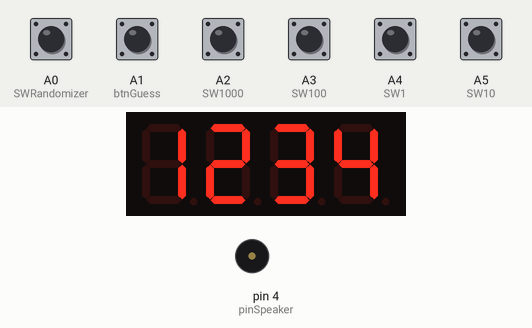
The sketch below on a simulated Arduino Uno, built with avr-gcc and run on an emulated ATmega328P. Shown: 4-digit seven-segment display, buzzer (waves = sounding). Wiring (inferred from the names in the program): 4-digit 7-segment display, segments lit when HIGH: segments pin 12, pin 8, pin 5, pin 3, pin 2, pin 11, pin 6; digit selects pin 13, pin 10, pin 9, pin 7. Inputs (shaded band) come from the test bench; at power-on: A0 (SWRandomizer), A1 (btnGuess), A2 (SW1000), A3 (SW100), A4 (SW1), A5 (SW10) HIGH. Random numbers use the default seed unless the sketch sets one; the segment pins are drawn as the display they are named for.

Above: at 1.2 s.
1.3 s: A1 (btnGuess) pulled LOW for 0.15 s
At 1.67 s:
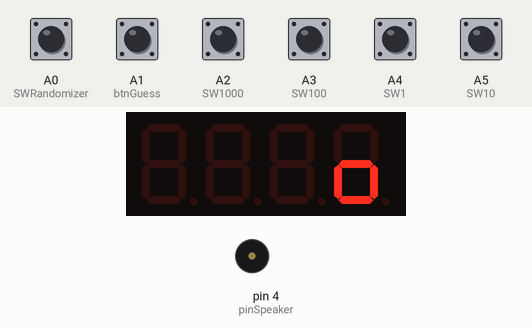
2.0 s: A0 (SWRandomizer) pulled LOW for 1 s
At 4.2 s:
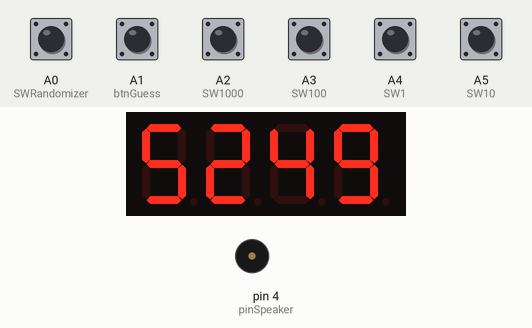
4.5 s: A2 (SW1000) pulled LOW for 0.15 s
At 5.9 s:
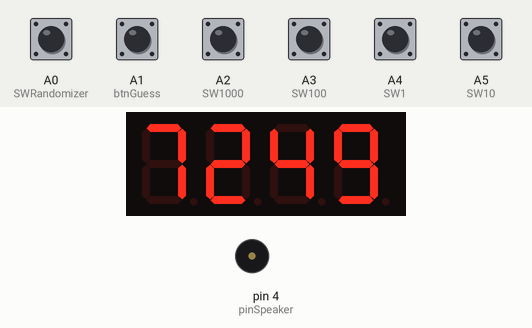
6.2 s: A3 (SW100) pulled LOW for 0.15 s
At 7.3 s:
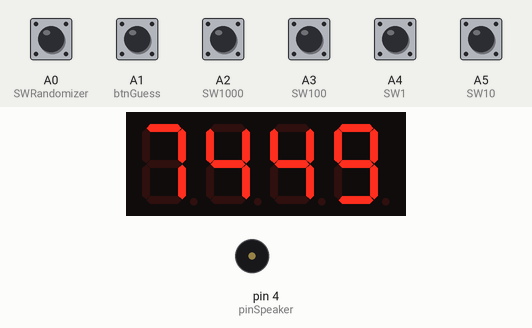
7.9 s: A4 (SW1) pulled LOW for 0.15 s
At 8.6 s:
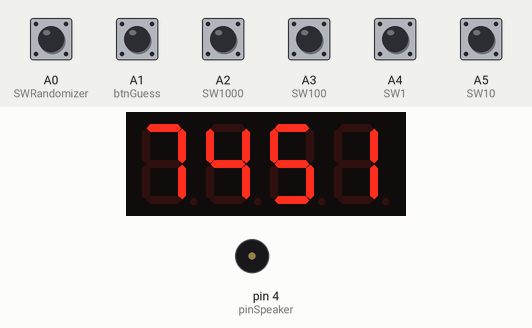
9.6 s: A5 (SW10) pulled LOW for 0.15 s
At 11.1 s:
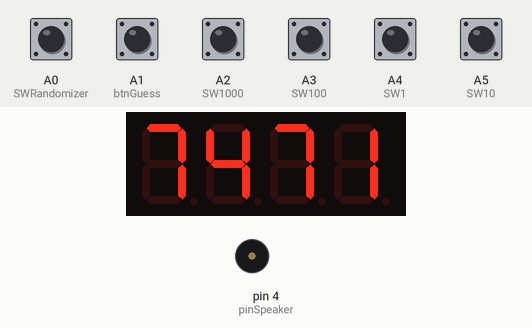
Timing chart, 0 to 12.3 s (numbered marks = the images above; inputs shaded):
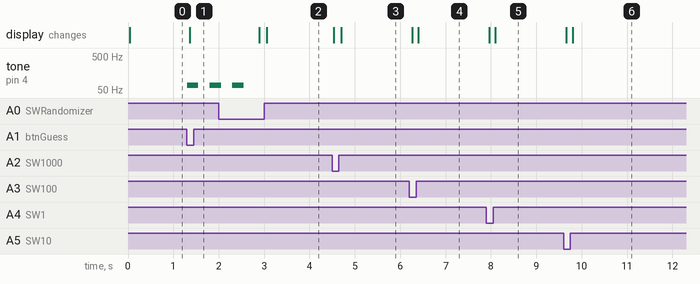

Measured:
- after the input at 1.3 s, tone on pin 4 (pinSpeaker): silent → 70 Hz at once, → silent 0.25 s later, → 70 Hz 0.25 s later; the display: changes after 0.06 s (image 1)
- after the input at 4.5 s, the display: first changes at once (image 3 shows a later state)
- after the input at 6.2 s, the display: first changes after 0.06 s (image 4 shows a later state)
- after the input at 7.9 s, the display: first changes after 0.06 s (image 5 shows a later state)
- after the input at 9.6 s, the display: first changes after 0.06 s (image 6 shows a later state)

The sketch:

secbox.ino
```cpp
/*
  Showing number 0-9 on a Common Anode 7-segment LED display (plus the eigth decimal poit)
    A
   ---
F |   | B
  | G |
   ---
E |   | C
  |   |
   ---        X Decimal
    D
 */

int pinA = 12;
int pinB = 8;
int pinC = 5;
int pinD = 3;
int pinE = 2;
int pinF = 11;
int pinG = 6;
//int pinDP = 4; I don't think I'm going to use the decimal points
int D1 = 13;
int D2 = 10;
int D3 = 9;
int D4 = 7;
int SW1 = A4;
int SW10 = A5;
int SW100 = A3;
int SW1000 = A2;
int SWRandomizer = A0;

int btnGuess = A1;
int pinSpeaker = 4;

int stateSW1 = LOW;
int stateSW10 = LOW;
int stateSW100 = LOW;
int stateSW1000 = LOW;
int stateRandomizer = LOW;

long n = 1234; //n represents value displayed on the LED display. When n=0,0000 is displayed
int x = 100; //not sure what this is yet?
int del = 1; //used for fine tuning the display code

int count = 0; //This goes up by 1 every 0.1 second? Not sure if that's pertinent here yet

void setup() {
  // set all the pins to output
  pinMode(pinA, OUTPUT);
  pinMode(pinB, OUTPUT);
  pinMode(pinC, OUTPUT);
  pinMode(pinD, OUTPUT);
  pinMode(pinE, OUTPUT);
  pinMode(pinF, OUTPUT);
  pinMode(pinG, OUTPUT);
// pinMode(pinDP, OUTPUT);
  pinMode(D1, OUTPUT);
  pinMode(D2, OUTPUT);
  pinMode(D3, OUTPUT);
  pinMode(D4, OUTPUT);
  pinMode(pinSpeaker, OUTPUT);

  // these are my cool buttons
  pinMode(SW1, INPUT_PULLUP);
  pinMode(SW10, INPUT_PULLUP);
  pinMode(SW100, INPUT_PULLUP);
  pinMode(SW1000, INPUT_PULLUP);
  pinMode(btnGuess, INPUT_PULLUP);
  pinMode(SWRandomizer, INPUT_PULLUP);

  stateSW1 = digitalRead(SW1);
  stateSW10 = digitalRead(SW10);
  stateSW100 = digitalRead(SW100);
  stateSW1000 = digitalRead(SW1000);
  stateRandomizer = digitalRead(SWRandomizer);
}

void loop() {
  // put your main code here, to run repeatedly:

  clearLEDs();//clear the 7-segment display screen
  pickDigit(0);//Light up 7-segment display d1
  pickNumber((n/1000));// get the value of thousand
  delay(del);//delay 5ms

  clearLEDs();//clear the 7-segment display screen
  pickDigit(1);//Light up 7-segment display d2
  pickNumber((n%1000)/100);// get the value of hundred
  delay(del);//delay 5ms

  clearLEDs();//clear the 7-segment display screen
  pickDigit(2);//Light up 7-segment display d3
  pickNumber(n%100/10);//get the value of ten
  delay(del);//delay 5ms

  clearLEDs();//clear the 7-segment display screen
  pickDigit(3);//Light up 7-segment display d4
  pickNumber(n%10);//Get the value of single digit
  delay(del);//delay 5ms

  if (stateSW1 != digitalRead(SW1)) add1();
  if (stateSW10 != digitalRead(SW10)) add10();
  if (stateSW100 != digitalRead(SW100)) add100();
  if (stateSW1000 != digitalRead(SW1000)) add1000();
  if (stateRandomizer != digitalRead(SWRandomizer)) {
    n=random(0,10000);
    stateRandomizer = digitalRead(SWRandomizer);
    }
  if (digitalRead(btnGuess) == LOW) guess();
}


void pickDigit(int x) //
{
  //first, turn them all on high. Then we'll push the one we want low (if I have a common anode this will need to be backwards?

  digitalWrite(D1, HIGH);
  digitalWrite(D2, HIGH);
  digitalWrite(D3, HIGH);
  digitalWrite(D4, HIGH);

  switch(x)
  {
    case 0:
    digitalWrite(D1, LOW);
    break;
    case 1:
    digitalWrite(D2, LOW);
    break;
    case 2:
    digitalWrite(D3, LOW);
    break;
    case 3:
    digitalWrite(D4, LOW);
    break;
  }
}

void pickNumber(int x)
{
  switch(x)
  {
    default:
    zero();
    break;
    case 1:
    one();
    break;
    case 2:
    two();
    break;
    case 3:
    three();
    break;
    case 4:
    four();
    break;
    case 5:
    five();
    break;
    case 6:
    six();
    break;
    case 7:
    seven();
    break;
    case 8:
    eight();
    break;
    case 9:
    nine();
    break;
  }
}

void clearLEDs() //clear the 7-segment display screen
{
  digitalWrite(pinA, LOW);
  digitalWrite(pinB, LOW);
  digitalWrite(pinC, LOW);
  digitalWrite(pinD, LOW);
  digitalWrite(pinE, LOW);
  digitalWrite(pinF, LOW);
  digitalWrite(pinG, LOW);
//  digitalWrite(pinDP, LOW);
}

void zero() //the 7-segment led display 0
{
  digitalWrite(pinA, HIGH);
  digitalWrite(pinB, HIGH);
  digitalWrite(pinC, HIGH);
  digitalWrite(pinD, HIGH);
  digitalWrite(pinE, HIGH);
  digitalWrite(pinF, HIGH);
  digitalWrite(pinG, LOW);
//  digitalWrite(pinDP, LOW);
}

void one() //the 7-segment led display 1
{
  digitalWrite(pinA, LOW);
  digitalWrite(pinB, HIGH);
  digitalWrite(pinC, HIGH);
  digitalWrite(pinD, LOW);
  digitalWrite(pinE, LOW);
  digitalWrite(pinF, LOW);
  digitalWrite(pinG, LOW);
 // digitalWrite(pinDP, LOW);
}

void two() //the 7-segment led display 2
{
  digitalWrite(pinA, HIGH);
  digitalWrite(pinB, HIGH);
  digitalWrite(pinC, LOW);
  digitalWrite(pinD, HIGH);
  digitalWrite(pinE, HIGH);
  digitalWrite(pinF, LOW);
  digitalWrite(pinG, HIGH);
// digitalWrite(pinDP, LOW);
}
void three() //the 7-segment led display 3
{
  digitalWrite(pinA, HIGH);
  digitalWrite(pinB, HIGH);
  digitalWrite(pinC, HIGH);
  digitalWrite(pinD, HIGH);
  digitalWrite(pinE, LOW);
  digitalWrite(pinF, LOW);
  digitalWrite(pinG, HIGH);
//  digitalWrite(pinDP, LOW);
}

void four() //the 7-segment led display 4
{
  digitalWrite(pinA, LOW);
  digitalWrite(pinB, HIGH);
  digitalWrite(pinC, HIGH);
  digitalWrite(pinD, LOW);
  digitalWrite(pinE, LOW);
  digitalWrite(pinF, HIGH);
  digitalWrite(pinG, HIGH);
//  digitalWrite(pinDP, LOW);
}

void five() //the 7-segment led display 5
{
  digitalWrite(pinA, HIGH);
  digitalWrite(pinB, LOW);
  digitalWrite(pinC, HIGH);
  digitalWrite(pinD, HIGH);
  digitalWrite(pinE, LOW);
  digitalWrite(pinF, HIGH);
  digitalWrite(pinG, HIGH);
//  digitalWrite(pinDP, LOW);
}

void six() //the 7-segment led display 6
{
  digitalWrite(pinA, HIGH);
  digitalWrite(pinB, LOW);
  digitalWrite(pinC, HIGH);
  digitalWrite(pinD, HIGH);
  digitalWrite(pinE, HIGH);
  digitalWrite(pinF, HIGH);
  digitalWrite(pinG, HIGH);
 // digitalWrite(pinDP, LOW);
}

void seven() //the 7-segment led display 7
{
  digitalWrite(pinA, HIGH);
  digitalWrite(pinB, HIGH);
  digitalWrite(pinC, HIGH);
  digitalWrite(pinD, LOW);
  digitalWrite(pinE, LOW);
  digitalWrite(pinF, LOW);
  digitalWrite(pinG, LOW);
//  digitalWrite(pinDP, LOW);
}

void eight() //the 7-segment led display 8
{
  digitalWrite(pinA, HIGH);
  digitalWrite(pinB, HIGH);
  digitalWrite(pinC, HIGH);
  digitalWrite(pinD, HIGH);
  digitalWrite(pinE, HIGH);
  digitalWrite(pinF, HIGH);
  digitalWrite(pinG, HIGH);
//  digitalWrite(pinDP, LOW);
}

void nine() //the 7-segment led display 9
{
  digitalWrite(pinA, HIGH);
  digitalWrite(pinB, HIGH);
  digitalWrite(pinC, HIGH);
  digitalWrite(pinD, HIGH);
  digitalWrite(pinE, LOW);
  digitalWrite(pinF, HIGH);
  digitalWrite(pinG, HIGH);
//  digitalWrite(pinDP, LOW);
}

void add1()
{
  n += 1;
  if (n > 9999) n = 0;
  stateSW1 = digitalRead(SW1);
}

void add10()
{
  n += 10;
  if (n > 9999) n = 0;
  stateSW10 = digitalRead(SW10);
}

void add100()
{
  n += 100;
  if (n > 9999) n = 0;
  stateSW100 = digitalRead(SW100);
}

void add1000()
{
  n += 1000;
  if (n > 9999) n = 0;
  stateSW1000 = digitalRead(SW1000);
}

void guess()
{


  if (n%9 == 0){
    digitalWrite(pinA, HIGH);
    digitalWrite(pinB, HIGH);
    digitalWrite(pinC, LOW);
    digitalWrite(pinD, LOW);
    digitalWrite(pinE, LOW);
    digitalWrite(pinF, HIGH);
    digitalWrite(pinG, HIGH);

    tone(pinSpeaker, 300, 250);
    delay(250);
    tone(pinSpeaker, 400, 250);
    delay(250);
    tone(pinSpeaker, 500, 250);
    delay(500);
  }
  else {

    digitalWrite(pinA, LOW);
    digitalWrite(pinB, LOW);
    digitalWrite(pinC, HIGH);
    digitalWrite(pinD, HIGH);
    digitalWrite(pinE, HIGH);
    digitalWrite(pinF, LOW);
    digitalWrite(pinG, HIGH);

    tone(pinSpeaker, 70, 250);
    delay(500);
    tone(pinSpeaker, 70, 250);
    delay(500);
    tone(pinSpeaker, 70, 250);
    delay(500);
  }
}
```
